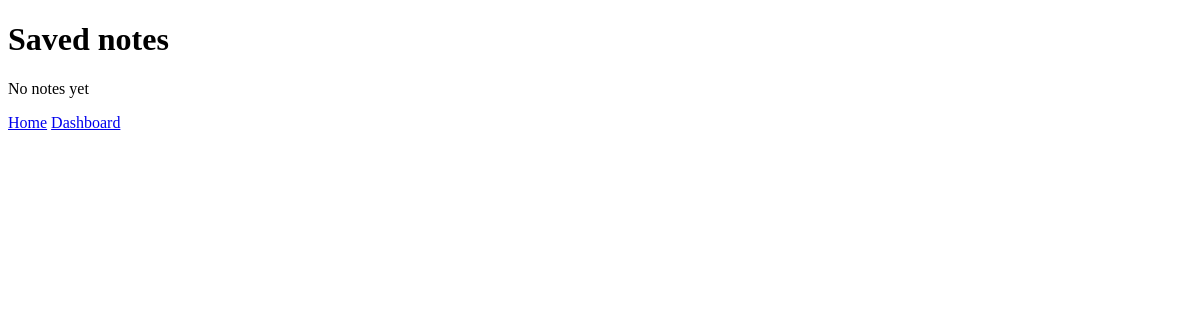
The app's page /view_notes (signed in), older data.
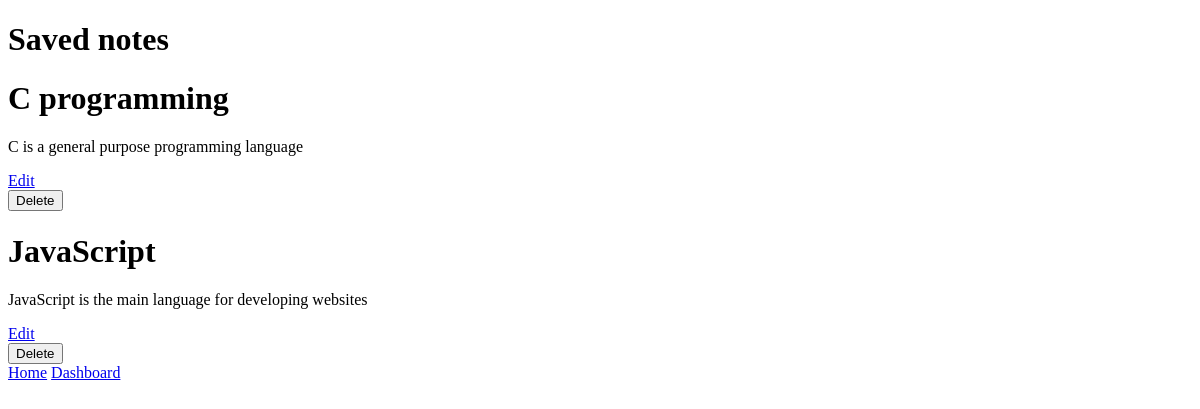
The same page, newer data.
### app.py (models this page shows)
class Notes(db.Model):
    notes_id=db.Column(db.Integer,primary_key=True)
    title=db.Column(db.String(50),nullable=False)
    body=db.Column(db.Text,nullable=False)
    user_id=db.Column(db.Integer,db.ForeignKey("user.id"))
    author=db.relationship("User",back_populates="notes")

### app.py (the view)
@app.route('/view_notes',methods=["POST","GET"])
@jwt_required()
def view_notes():
    user_id=int(get_jwt_identity())
    print("User id: ",user_id)
    notes=Notes.query.filter_by(user_id=user_id).all()
    delete_form=DeleteForm()
    return render_template("view_notes.html",delete_form=delete_form,notes=notes)

### templates/view_notes.html (shortened to what this page needs)
<!DOCTYPE html>
<html lang="en">
<head>
</head>
<body>
    <h1>Saved notes</h1>
    <div>
        {%if notes%}
        {%for saved_note in notes%}
        <div>
        <h1>{{saved_note.title}}</h1>
        <p>{{saved_note.body}}</p>
        <a href="{{url_for('update_note',note_id=saved_note.notes_id)}}">Edit</a>
        <form action="{{url_for('delete_note',note_id=saved_note.notes_id)}}" method="POST">
            <button type="submit">Delete</button>
        </form>
        </div>
        {%endfor%}
        {%else%}
        <p>No notes yet</p>
        {%endif%}
    </div>
        <a href="{{url_for('home')}}">Home</a>
    <a href="{{url_for('dashboard')}}">Dashboard</a>
</body>
</html>

Row changes from the older to the newer data that the page shows:
now on this page (row edited): Notes: title "C programming", body "C is a general purpose programming language"
now on this page (row edited): Notes: title "JavaScript", body "JavaScript is the main language for developing websites"
Text that changed along with them:
text no longer shown: "No notes yet"
